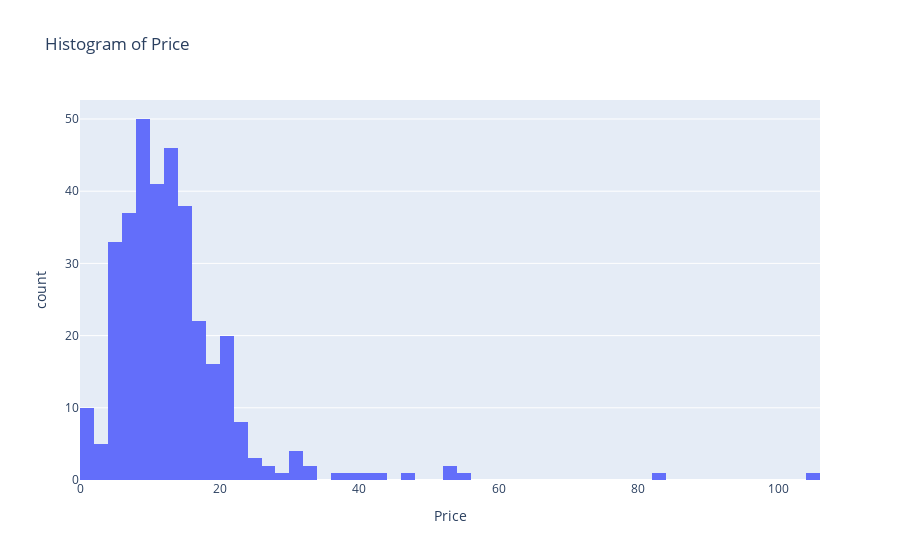

The notebook cell this image was saved under:
### Code cell
fig = px.histogram(df_books, x='Price', title='Histogram of Price')
fig.show()

### Figure 1 — Plotly figure (JSON) as saved in the notebook; plotly's stock layout.template omitted (floating-point values rounded to 4 significant figures; data arrays with more than 128 entries replaced by an {"elided": "..."} marker saying what was removed)
{"data": [{"alignmentgroup": "True", "bingroup": "x", "hovertemplate": "Price=%{x}<br>count=%{y}<extra></extra>", "legendgroup": "", "marker": {"color": "#636efa", "pattern": {"shape": ""}}, "name": "", "offsetgroup": "", "orientation": "v", "showlegend": false, "type": "histogram", "x": {"elided": "348 float values"}, "xaxis": "x", "yaxis": "y"}], "layout": {"barmode": "relative", "legend": {"tracegroupgap": 0}, "title": {"text": "Histogram of Price"}, "xaxis": {"anchor": "y", "domain": [0, 1], "title": {"text": "Price"}}, "yaxis": {"anchor": "x", "domain": [0, 1], "title": {"text": "count"}}}}
